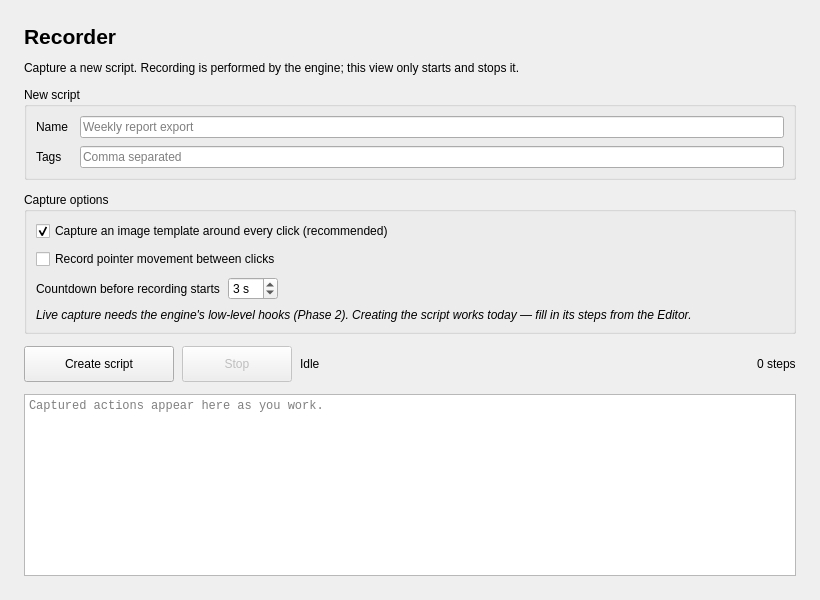
<?xml version="1.0" encoding="UTF-8"?>
<ui version="4.0">
 <class>RecorderPage</class>
 <widget class="QWidget" name="RecorderPage">
  <property name="geometry">
   <rect>
    <x>0</x>
    <y>0</y>
    <width>820</width>
    <height>600</height>
   </rect>
  </property>
  <property name="windowTitle">
   <string>Recorder</string>
  </property>
  <layout class="QVBoxLayout" name="rootLayout">
   <property name="spacing">
    <number>12</number>
   </property>
   <property name="leftMargin">
    <number>24</number>
   </property>
   <property name="topMargin">
    <number>24</number>
   </property>
   <property name="rightMargin">
    <number>24</number>
   </property>
   <property name="bottomMargin">
    <number>24</number>
   </property>
   <item>
    <widget class="QLabel" name="titleLabel">
     <property name="font">
      <font>
       <pointsize>16</pointsize>
       <bold>true</bold>
      </font>
     </property>
     <property name="text">
      <string>Recorder</string>
     </property>
    </widget>
   </item>
   <item>
    <widget class="QLabel" name="subtitleLabel">
     <property name="text">
      <string>Capture a new script. Recording is performed by the engine; this view only starts and stops it.</string>
     </property>
     <property name="wordWrap">
      <bool>true</bool>
     </property>
    </widget>
   </item>
   <item>
    <widget class="QGroupBox" name="scriptGroup">
     <property name="title">
      <string>New script</string>
     </property>
     <layout class="QFormLayout" name="scriptForm">
      <property name="horizontalSpacing">
       <number>12</number>
      </property>
      <property name="verticalSpacing">
       <number>8</number>
      </property>
      <item row="0" column="0">
       <widget class="QLabel" name="nameLabel">
        <property name="text">
         <string>Name</string>
        </property>
       </widget>
      </item>
      <item row="0" column="1">
       <widget class="QLineEdit" name="nameEdit">
        <property name="placeholderText">
         <string>Weekly report export</string>
        </property>
       </widget>
      </item>
      <item row="1" column="0">
       <widget class="QLabel" name="tagsLabel">
        <property name="text">
         <string>Tags</string>
        </property>
       </widget>
      </item>
      <item row="1" column="1">
       <widget class="QLineEdit" name="tagsEdit">
        <property name="placeholderText">
         <string>Comma separated</string>
        </property>
       </widget>
      </item>
     </layout>
    </widget>
   </item>
   <item>
    <widget class="QGroupBox" name="optionsGroup">
     <property name="title">
      <string>Capture options</string>
     </property>
     <layout class="QVBoxLayout" name="optionsLayout">
      <property name="spacing">
       <number>8</number>
      </property>
      <item>
       <widget class="QCheckBox" name="captureTemplatesCheck">
        <property name="toolTip">
         <string>Saves a screenshot around each click, so replay can find the target by image instead of by coordinates.</string>
        </property>
        <property name="text">
         <string>Capture an image template around every click (recommended)</string>
        </property>
        <property name="checked">
         <bool>true</bool>
        </property>
       </widget>
      </item>
      <item>
       <widget class="QCheckBox" name="recordMoveCheck">
        <property name="text">
         <string>Record pointer movement between clicks</string>
        </property>
       </widget>
      </item>
      <item>
       <layout class="QHBoxLayout" name="countdownLayout">
        <property name="spacing">
         <number>8</number>
        </property>
        <item>
         <widget class="QLabel" name="countdownLabel">
          <property name="text">
           <string>Countdown before recording starts</string>
          </property>
         </widget>
        </item>
        <item>
         <widget class="QSpinBox" name="countdownSpin">
          <property name="suffix">
           <string> s</string>
          </property>
          <property name="maximum">
           <number>30</number>
          </property>
          <property name="value">
           <number>3</number>
          </property>
         </widget>
        </item>
        <item>
         <spacer name="countdownSpacer">
          <property name="orientation">
           <enum>Qt::Horizontal</enum>
          </property>
          <property name="sizeHint" stdset="0">
           <size>
            <width>40</width>
            <height>20</height>
           </size>
          </property>
         </spacer>
        </item>
       </layout>
      </item>
      <item>
       <widget class="QLabel" name="hotkeyHint">
        <property name="font">
         <font>
          <italic>true</italic>
         </font>
        </property>
        <property name="text">
         <string>Live capture needs the engine's low-level hooks (Phase 2). Creating the script works today — fill in its steps from the Editor.</string>
        </property>
        <property name="wordWrap">
         <bool>true</bool>
        </property>
       </widget>
      </item>
     </layout>
    </widget>
   </item>
   <item>
    <layout class="QHBoxLayout" name="controlsLayout">
     <property name="spacing">
      <number>8</number>
     </property>
     <item>
      <widget class="QPushButton" name="recordButton">
       <property name="minimumSize">
        <size>
         <width>150</width>
         <height>36</height>
        </size>
       </property>
       <property name="text">
        <string>Create script</string>
       </property>
      </widget>
     </item>
     <item>
      <widget class="QPushButton" name="stopButton">
       <property name="enabled">
        <bool>false</bool>
       </property>
       <property name="minimumSize">
        <size>
         <width>110</width>
         <height>36</height>
        </size>
       </property>
       <property name="text">
        <string>Stop</string>
       </property>
      </widget>
     </item>
     <item>
      <widget class="QLabel" name="statusLabel">
       <property name="text">
        <string>Idle</string>
       </property>
      </widget>
     </item>
     <item>
      <spacer name="controlsSpacer">
       <property name="orientation">
        <enum>Qt::Horizontal</enum>
       </property>
       <property name="sizeHint" stdset="0">
        <size>
         <width>40</width>
         <height>20</height>
        </size>
       </property>
      </spacer>
     </item>
     <item>
      <widget class="QLabel" name="stepCountLabel">
       <property name="text">
        <string>0 steps</string>
       </property>
      </widget>
     </item>
    </layout>
   </item>
   <item>
    <widget class="QPlainTextEdit" name="capturedView">
     <property name="font">
      <font>
       <family>Consolas</family>
      </font>
     </property>
     <property name="readOnly">
      <bool>true</bool>
     </property>
     <property name="placeholderText">
      <string>Captured actions appear here as you work.</string>
     </property>
    </widget>
   </item>
  </layout>
 </widget>
 <resources/>
 <connections/>
</ui>
